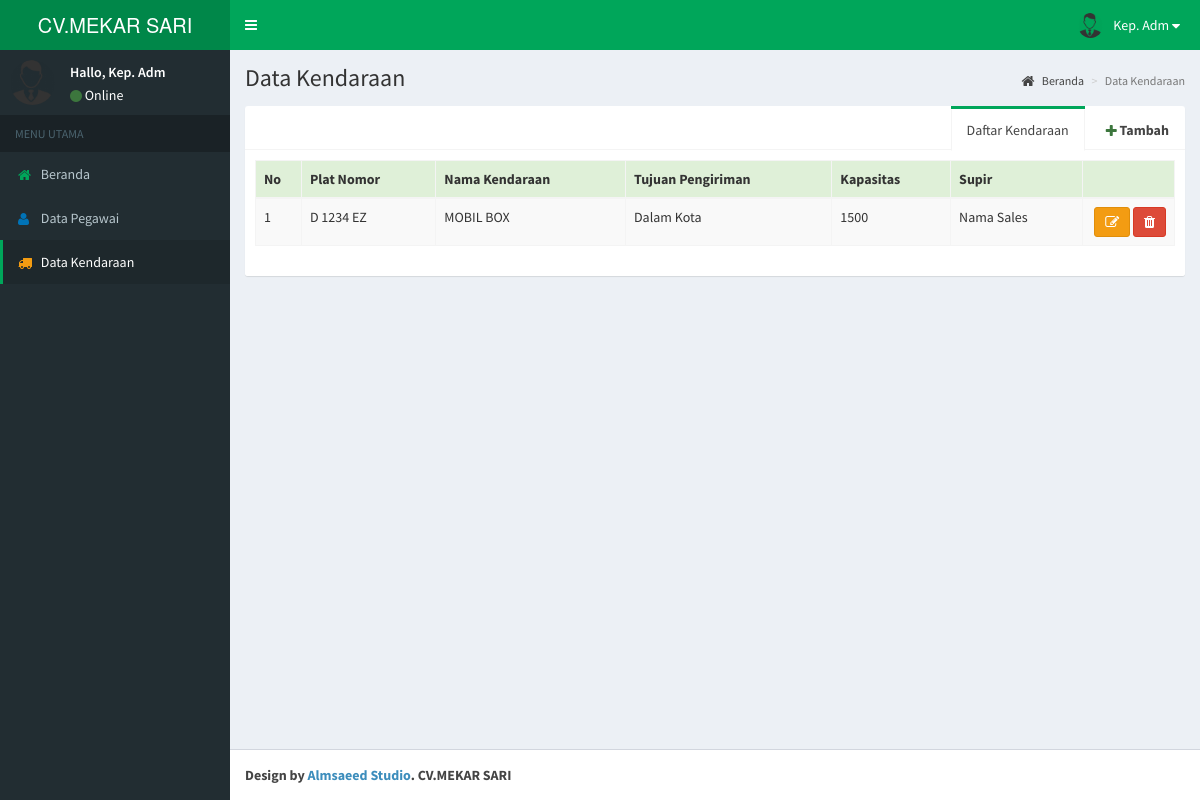
The app's page /admin/index.php?menu=kendaraan (signed in), older data.
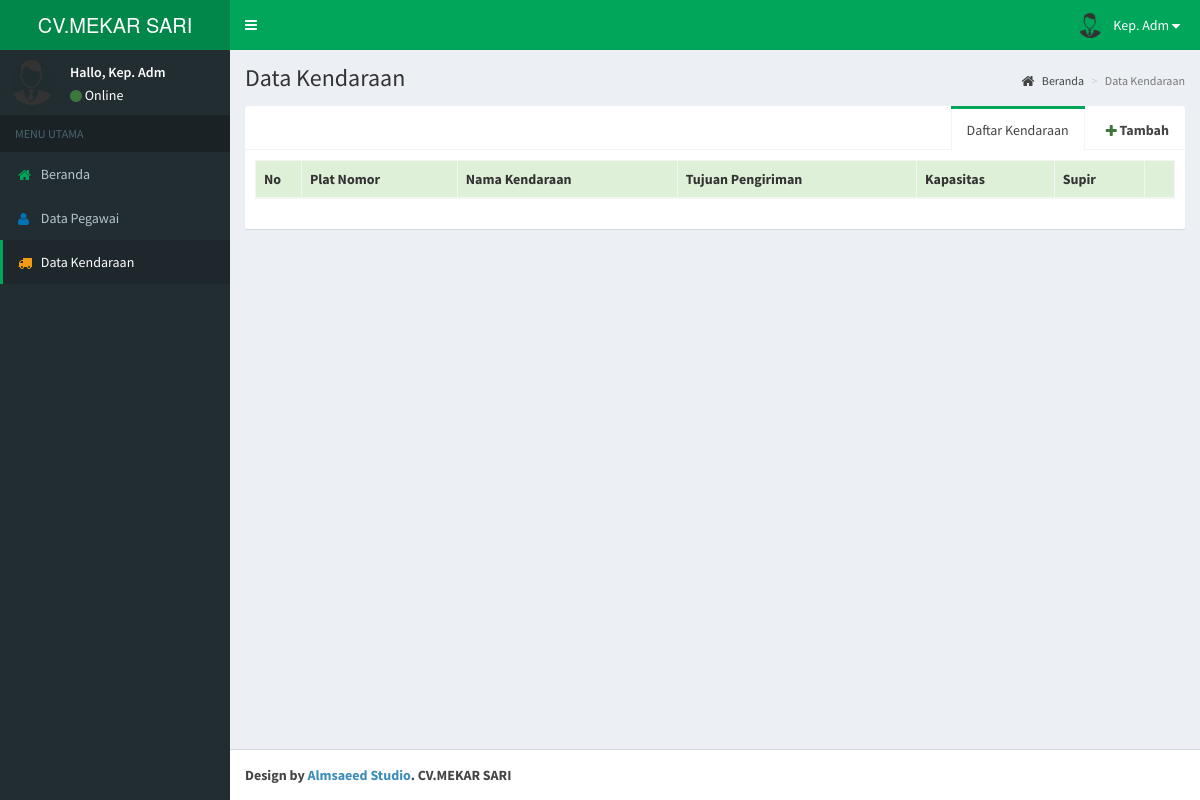
The same page, newer data.
### tables this page shows
CREATE TABLE `kendaraan` (
  `id` int(11) NOT NULL,
  `plat_nomor` varchar(10) NOT NULL,
  `nama` varchar(30) NOT NULL,
  `tujuan_pengiriman` enum('dalam kota','luar kota') NOT NULL,
  `kapasitas` float NOT NULL,
  `supir` int(11) NOT NULL
);

CREATE TABLE `pegawai` (
  `id` int(11) NOT NULL,
  `nip` char(8) NOT NULL,
  `nama_lengkap` varchar(50) NOT NULL,
  `nama_panggilan` varchar(20) NOT NULL,
  `jabatan` enum('pemilik','manager','kepala pemasaran','kepala administrasi','kepala produksi','kepala gudang dan pengadaan','staff penerimaan','staff promosi','staff keuangan','staff pengolahan data','staff produksi','staff gudang','administrator') NOT NULL,
  `nama_pengguna` varchar(20) DEFAULT NULL,
  `kata_sandi` varchar(62) DEFAULT NULL
);

### admin/kepala-administrasi/interfaces/kendaraan.php (the view, shortened to what this page needs)
<div class="content-wrapper">
    <section class="content-header">
      <h1 style="opacity: 1">
        Data Kendaraan
      </h1>
      <ol class="breadcrumb">
        <li><a href="?menu=beranda"><i class="fa fa-home"></i> Beranda</a></li>
        <li class="active">Data Kendaraan</li>
      </ol>
    </section>
    <section class="content">
      	<div class="row">
        	<div class="col-xs-12">
	            <div class="nav-tabs-custom">
		            <ul class="nav nav-tabs pull-right">
		              	<li><a href="" data-toggle="modal" data-target="#modalTambah" class="text-bold"><i class="fa fa-plus text-success"></i> Tambah</a></li>
		              	<li class="active"><a href="#tab_2-2" data-toggle="tab">Daftar Kendaraan</a></li>
		            </ul>
		            <div class="tab-content">
		              	<div class="tab-pane active" id="tab_2-2">
			            	<table id="example1" class="table table-striped table-bordered dt-responsive nowrap">
				                <thead>
				                <tr class="bg-success">
				                  	<th width="5%">No</th>
				                  	<th>Plat Nomor</th>
				                  	<th>Nama Kendaraan</th>
				                  	<th>Tujuan Pengiriman</th>
				                  	<th>Kapasitas</th>
				                  	<th>Supir</th>
				                  	<th></th>
				                </tr>
				                </thead>
				                <tbody>
					                <?php
					                $sql = "SELECT kendaraan.id, plat_nomor, nama, tujuan_pengiriman, kapasitas, supir, nama_lengkap FROM kendaraan, pegawai WHERE pegawai.id=kendaraan.supir";
									$result = mysqli_query($conn, $sql);
									if (mysqli_num_rows($result) > 0) {
										$no = 1;
									    while($row = mysqli_fetch_assoc($result)) {
									    	$id = $row['id'];
									    	$plat_nomor = $row['plat_nomor'];
									    	$nama = $row['nama'];
									    	$tujuan_pengiriman = $row['tujuan_pengiriman'];
									    	$kapasitas = $row['kapasitas'];
									    	$supir = $row['supir'];
									    	$nama_lengkap = $row['nama_lengkap'];
									    	?>
									        <tr>
							                  	<td><?= $no++; ?></td>
							                  	<td><?= strtoupper($plat_nomor) ?></td>
							                  	<td><?= ucwords($nama) ?></td>
							                  	<td><?= ucwords($tujuan_pengiriman) ?></td>
							                  	<td><?= $kapasitas ?></td>
							                  	<td><?= ucwords($nama_lengkap) ?></td>
							                  	<td width="10%" class="text-right">
							                  		<button class="btn btn-sm btn-warning" title="Ubah Data Kendaraan" data-toggle="modal" data-target="#modalUbahKendaraan" onclick="return ubah('<?= $id ?>','<?= $plat_nomor ?>','<?= $nama ?>','<?= $tujuan_pengiriman ?>','<?= $kapasitas ?>','<?= $supir ?>')"><i class="fa fa-edit"></i></button>
							                  		<button class="btn btn-sm btn-danger" title="Hapus Data" data-toggle="modal" data-target="#modalHapus" onclick="return hapus('<?= $id ?>')"><i class="fa fa-trash"></i></button>
							                  	</td>
							                </tr>
									        <?php
									    }
									}
					                ?>
				                </tbody>
			              	</table>
			            </div>
		            </div>
		        </div>
       		</div>
      	</div>
    </section>
</div>

Row changes from the older to the newer data that the page shows:
removed kendaraan: plat_nomor "D 1234 EZ", nama "MOBIL BOX", tujuan_pengiriman "Dalam Kota", kapasitas "1500", supir.nama_lengkap "Nama Sales"
